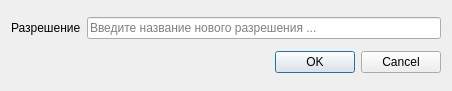
<?xml version="1.0" encoding="UTF-8"?>
<ui version="4.0">
 <class>EditPromissionDialog</class>
 <widget class="QDialog" name="EditPromissionDialog">
  <property name="geometry">
   <rect>
    <x>0</x>
    <y>0</y>
    <width>452</width>
    <height>91</height>
   </rect>
  </property>
  <property name="windowTitle">
   <string>Dialog</string>
  </property>
  <layout class="QGridLayout" name="gridLayout">
   <item row="0" column="0">
    <widget class="QLabel" name="label">
     <property name="text">
      <string>Разрешение</string>
     </property>
    </widget>
   </item>
   <item row="0" column="1">
    <widget class="QLineEdit" name="lineEdit">
     <property name="maxLength">
      <number>50</number>
     </property>
     <property name="placeholderText">
      <string>Введите название нового разрешения ...</string>
     </property>
    </widget>
   </item>
   <item row="1" column="0" colspan="2">
    <widget class="QDialogButtonBox" name="buttonBox">
     <property name="orientation">
      <enum>Qt::Horizontal</enum>
     </property>
     <property name="standardButtons">
      <set>QDialogButtonBox::Cancel|QDialogButtonBox::Ok</set>
     </property>
    </widget>
   </item>
  </layout>
 </widget>
 <resources/>
 <connections>
  <connection>
   <sender>buttonBox</sender>
   <signal>accepted()</signal>
   <receiver>EditPromissionDialog</receiver>
   <slot>accept()</slot>
   <hints>
    <hint type="sourcelabel">
     <x>248</x>
     <y>254</y>
    </hint>
    <hint type="destinationlabel">
     <x>157</x>
     <y>274</y>
    </hint>
   </hints>
  </connection>
  <connection>
   <sender>buttonBox</sender>
   <signal>rejected()</signal>
   <receiver>EditPromissionDialog</receiver>
   <slot>reject()</slot>
   <hints>
    <hint type="sourcelabel">
     <x>316</x>
     <y>260</y>
    </hint>
    <hint type="destinationlabel">
     <x>286</x>
     <y>274</y>
    </hint>
   </hints>
  </connection>
 </connections>
</ui>
